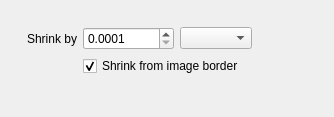
<?xml version="1.0" encoding="UTF-8"?>
<ui version="4.0">
 <class>WdgShrinkSelection</class>
 <widget class="QWidget" name="WdgShrinkSelection">
  <property name="geometry">
   <rect>
    <x>0</x>
    <y>0</y>
    <width>334</width>
    <height>117</height>
   </rect>
  </property>
  <layout class="QGridLayout">
   <item row="1" column="3">
    <widget class="QComboBox" name="cmbUnit"/>
   </item>
   <item row="0" column="1">
    <spacer name="verticalSpacer">
     <property name="orientation">
      <enum>Qt::Vertical</enum>
     </property>
     <property name="sizeType">
      <enum>QSizePolicy::Fixed</enum>
     </property>
     <property name="sizeHint" stdset="0">
      <size>
       <width>20</width>
       <height>16</height>
      </size>
     </property>
    </spacer>
   </item>
   <item row="1" column="2">
    <widget class="KisIntParseSpinBox" name="spbShrinkValue">
     <property name="minimum">
      <number>1</number>
     </property>
     <property name="maximum">
      <number>100000</number>
     </property>
     <property name="value">
      <number>1</number>
     </property>
    </widget>
   </item>
   <item row="1" column="2">
    <widget class="KisDoubleParseSpinBox" name="spbShrinkValueDouble">
     <property name="decimals">
      <number>4</number>
     </property>
     <property name="minimum">
      <double>0.000100000000000</double>
     </property>
     <property name="maximum">
      <double>10000.000000000000000</double>
     </property>
     <property name="singleStep">
      <double>0.100000000000000</double>
     </property>
    </widget>
   </item>
   <item row="1" column="1">
    <widget class="QLabel" name="textLabel1">
     <property name="text">
      <string>Shrink by</string>
     </property>
     <property name="alignment">
      <set>Qt::AlignRight|Qt::AlignTrailing|Qt::AlignVCenter</set>
     </property>
    </widget>
   </item>
   <item row="1" column="0">
    <spacer name="horizontalSpacer">
     <property name="orientation">
      <enum>Qt::Horizontal</enum>
     </property>
     <property name="sizeType">
      <enum>QSizePolicy::Fixed</enum>
     </property>
     <property name="sizeHint" stdset="0">
      <size>
       <width>16</width>
       <height>20</height>
      </size>
     </property>
    </spacer>
   </item>
   <item row="3" column="1">
    <spacer name="verticalSpacer_2">
     <property name="orientation">
      <enum>Qt::Vertical</enum>
     </property>
     <property name="sizeType">
      <enum>QSizePolicy::MinimumExpanding</enum>
     </property>
     <property name="sizeHint" stdset="0">
      <size>
       <width>20</width>
       <height>16</height>
      </size>
     </property>
    </spacer>
   </item>
   <item row="1" column="4">
    <spacer name="horizontalSpacer_2">
     <property name="orientation">
      <enum>Qt::Horizontal</enum>
     </property>
     <property name="sizeType">
      <enum>QSizePolicy::MinimumExpanding</enum>
     </property>
     <property name="sizeHint" stdset="0">
      <size>
       <width>16</width>
       <height>20</height>
      </size>
     </property>
    </spacer>
   </item>
   <item row="2" column="2" colspan="3">
    <widget class="QCheckBox" name="ckbShrinkFromImageBorder">
     <property name="text">
      <string>Shrink from image border</string>
     </property>
     <property name="checked">
      <bool>true</bool>
     </property>
    </widget>
   </item>
  </layout>
 </widget>
 <customwidgets>
  <customwidget>
   <class>KisIntParseSpinBox</class>
   <extends>QSpinBox</extends>
   <header>kis_intparsespinbox.h</header>
  </customwidget>
  <customwidget>
   <class>KisDoubleParseSpinBox</class>
   <extends>QDoubleSpinBox</extends>
   <header>kis_doubleparsespinbox.h</header>
  </customwidget>
 </customwidgets>
 <tabstops>
  <tabstop>spbShrinkValue</tabstop>
  <tabstop>spbShrinkValueDouble</tabstop>
  <tabstop>cmbUnit</tabstop>
  <tabstop>ckbShrinkFromImageBorder</tabstop>
 </tabstops>
 <resources/>
 <connections/>
</ui>
